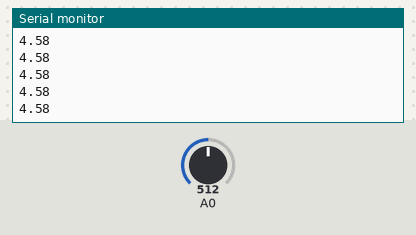
A sketch run on a simulated Arduino Uno, built with avr-gcc and run on an emulated ATmega328P. Parts: the last lines printed to the serial monitor. The inputs (shaded band) are chosen by the test bench; at power-on: A0 = 512.

Above: at 1.2 s.
1.3 s: A0 set to 716
At 1.8 s:
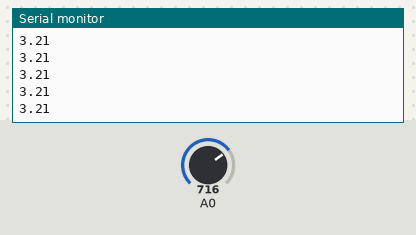
2.8 s: A0 set to 900
At 3.3 s:
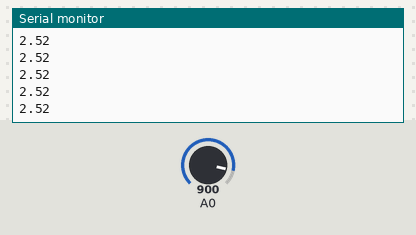
Timing chart, 0 to 5.8 s (numbered marks = the images above; inputs shaded):
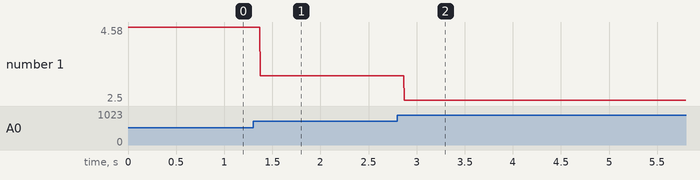

The sketch:

sharp_sensor.ino
```cpp
void setup() {
  // put your setup code here, to run once:
  Serial.begin(9600);
}

void loop() {
  // put your main code here, to run repeatedly:
  int sensorValue = analogRead(A0);
  float Volt = sensorValue * (5.0 / 1023.0);
  float Distance = 12.08 *pow(Volt , -1.058);
  if(Distance<30)
  Serial.println(Distance);
}
```

Measured:
- after the input at 1.3 s, the serial monitor: prints a new line after 0.07 s (image 1)
- after the input at 2.8 s, the serial monitor: prints a new line after 0.07 s (image 2)
- plotted number 1: 4.58 → 3.21 after the input at 1.3 s, 3.21 → 2.5 after the input at 2.8 s
